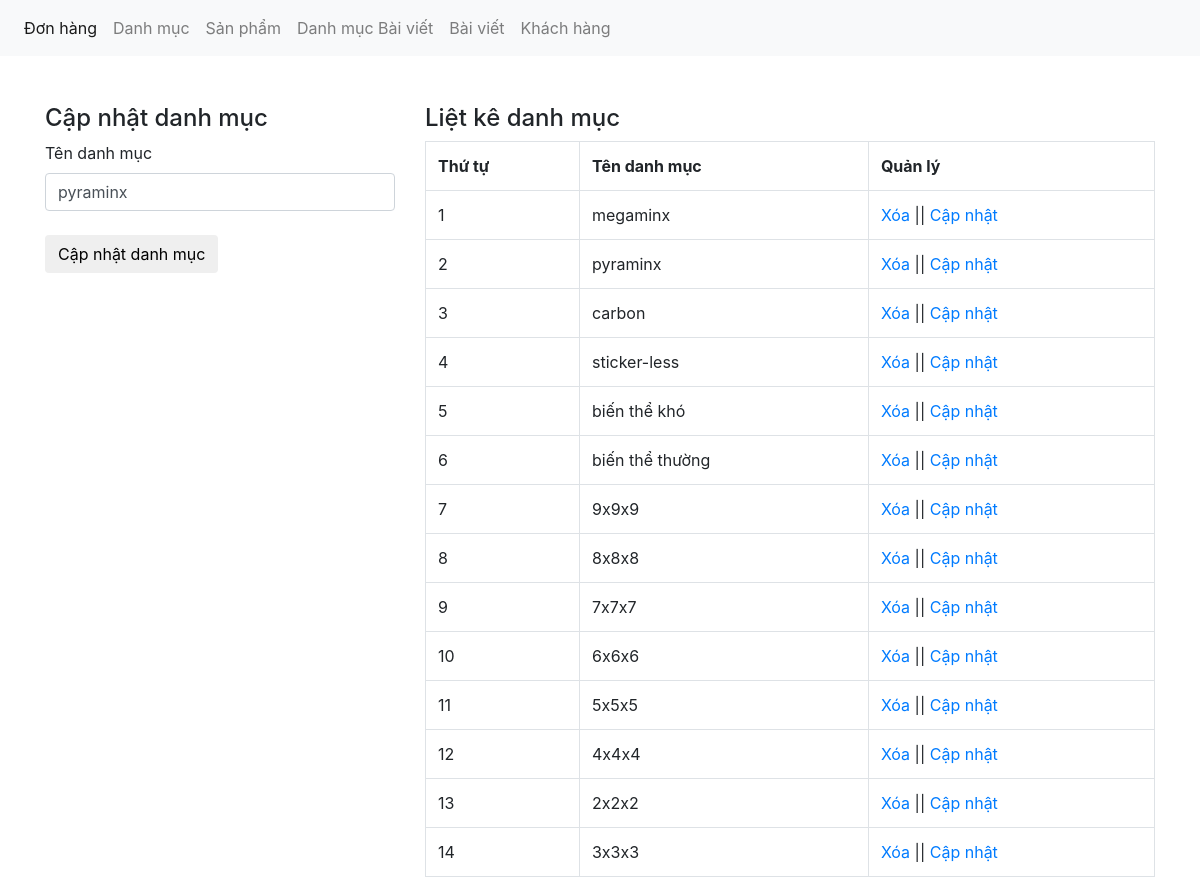
Screenshot of /admin/xulydanhmuc.php?quanly=capnhat&id=14 with the database file from the repository.
### tables this page shows
CREATE TABLE `tbl_category` (
  `category_id` int(11) NOT NULL,
  `category_name` varchar(50) NOT NULL
);

### admin/xulydanhmuc.php (the view, shortened to what this page needs)
<?php
	include('../db/connect.php');
?>
<!DOCTYPE html>
<html lang="en">
<head>
	<link href="../assets/bootstrap.css" rel="stylesheet" type="text/css" media="all" />
</head>
<body>
	<nav class="navbar navbar-expand-lg navbar-light bg-light">
	  <div class="collapse navbar-collapse" id="navbarNav">
	    <ul class="navbar-nav">
	      <li class="nav-item active">
	        <a class="nav-link" href="xulydonhang.php">Đơn hàng <span class="sr-only">(current)</span></a>
	      </li>
	      <li class="nav-item">
	        <a class="nav-link" href="xulydanhmuc.php">Danh mục</a>
	      </li>
		  <li class="nav-item">
			<a class="nav-link" href="xulysanpham.php">Sản phẩm</a>
		  </li>
	         <li class="nav-item">
	        <a class="nav-link" href="xulydanhmucbaiviet.php">Danh mục Bài viết</a>
	      </li>
	         <li class="nav-item">
	        <a class="nav-link" href="xulybaiviet.php">Bài viết</a>
	      </li>
	       <li class="nav-item">
	         <a class="nav-link" href="xulykhachhang.php">Khách hàng</a>
	      </li>
	    </ul>
	  </div>
	</nav><br><br>
	<div class="container">
		<div class="row">
			<?php
			if(isset($_GET['quanly'])=='capnhat'){
				$id_capnhat = $_GET['id'];
				$sql_capnhat = mysqli_query($con,"SELECT * FROM tbl_category WHERE category_id='$id_capnhat'");
				$row_capnhat = mysqli_fetch_array($sql_capnhat);
				?>
				<div class="col-md-4">
				<h4>Cập nhật danh mục</h4>
				<label>Tên danh mục</label>
				<form action="" method="POST">
					<input type="text" class="form-control" name="danhmuc" value="<?php echo $row_capnhat['category_name'] ?>"><br>
					<input type="submit" name="capnhatdanhmuc" value="Cập nhật danh mục" class="btn btn-default">
				</form>
				</div>
				<?php
			}
				?>
			<div class="col-md-8">
				<h4>Liệt kê danh mục</h4>
				<?php
				$sql_select = mysqli_query($con,"SELECT * FROM tbl_category ORDER BY category_id DESC");
				?>
				<table class="table table-bordered ">
					<tr>
						<th>Thứ tự</th>
						<th>Tên danh mục</th>
						<th>Quản lý</th>
					</tr>
					<?php
					$i = 0;
					while($row_category = mysqli_fetch_array($sql_select)){
						$i++;
					?>
					<tr>
						<td><?php echo $i; ?></td>
						<td><?php echo $row_category['category_name'] ?></td>
						<td><a href="?xoa=<?php echo $row_category['category_id'] ?>">Xóa</a> || <a href="?quanly=capnhat&id=<?php echo $row_category['category_id'] ?>">Cập nhật</a></td>
					</tr>
					<?php
					}
					?>
				</table>
			</div>
		</div>
	</div>
</body>
</html>

### rows the page displays
tbl_category: danhmuc "pyraminx", category_name "pyraminx"
tbl_category: category_name "megaminx"
tbl_category: category_name "carbon"
tbl_category: category_name "sticker-less"
tbl_category: category_name "biến thể khó"
tbl_category: category_name "biến thể thường"
tbl_category: category_name "9x9x9"
tbl_category: category_name "8x8x8"
tbl_category: category_name "7x7x7"
tbl_category: category_name "6x6x6"
tbl_category: category_name "5x5x5"
tbl_category: category_name "4x4x4"
tbl_category: category_name "2x2x2"
tbl_category: category_name "3x3x3"
